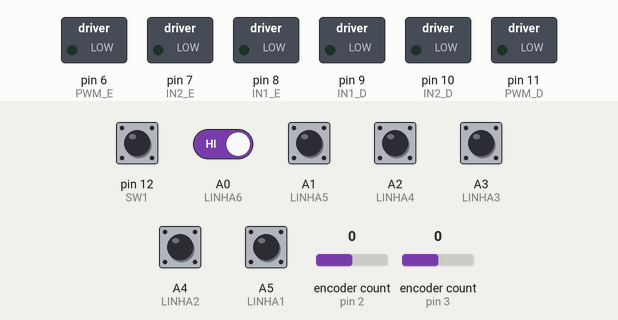
This sketch was run on a simulated Arduino Uno, built with avr-gcc and run on an emulated ATmega328P. On the bench: switched loads named in the sketch (green lamp = pin HIGH). The test bench sets the inputs (shaded band); at power-on: A0 (LINHA6), A1 (LINHA5), A2 (LINHA4), A3 (LINHA3), A4 (LINHA2), A5 (LINHA1) HIGH, pin 12 (SW1) LOW, encoder count (sensors on pin 2, pin 3) 0. Pins used as bus, display or sensor lines are not drawn; what the sketch prints to the serial monitor is not drawn.

Above: at 1.2 s.
1.3 s: pin 12 (SW1) pulled HIGH for 0.15 s
At 2.1 s:
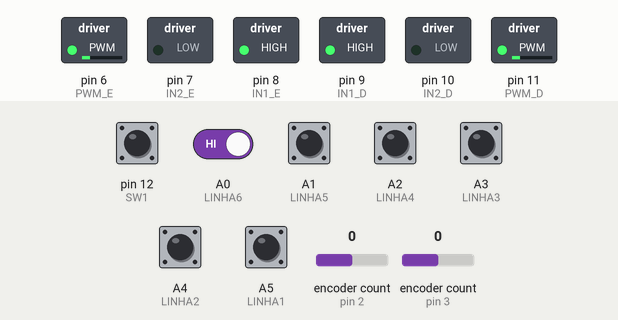
At 3.4 s:
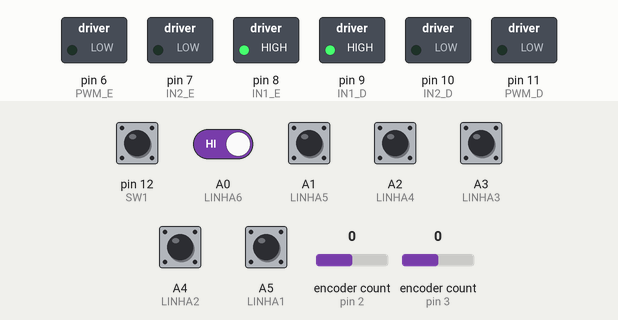
3.8 s: A0 (LINHA6) driven LOW
Timing chart, 0 to 6.8 s (numbered marks = the images above; inputs shaded):
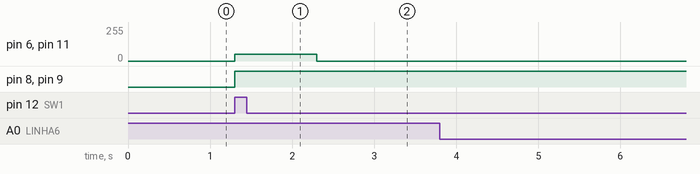

The sketch:

umart_ino_teste_robotracer.ino
```cpp
/**
 *****************************************************************
 * Arquivo  umart_ino_teste_robotracer.ino
 * Autor    Kleber Lima da Silva (kleber.ufu@hotmail.com)
 * Versão   V1.0.0
 * Data     19-Abril-2015
 * Resumo   Programa para teste do hardware do Robô uMaRT-INO no
 *         modo robotracer (seguidor de linha)
 *****************************************************************
 */

// Bibliotecas ---------------------------------------------------
#include <Encoder.h>

// Definição dos pinos no modo ROBOTRACER ------------------------
const int LINHA6 = A0;     // Sensor de linha 6 (esquerda)
const int LINHA5 = A1;     // Sensor de linha 5
const int LINHA4 = A2;     // Sensor de linha 4
const int LINHA3 = A3;     // Sensor de linha 3
const int LINHA2 = A4;     // Sensor de linha 2
const int LINHA1 = A5;     // Sensor de linha 1 (direita)
const int EMISSORES = 13;  // LEDs dos sensores de linha
const int LED1 = 0;        // LED1
const int LED2 = 1;        // LED2
const int B_ENC_E = 2;     // Encoder do motor esquerdo (sinal B)
const int A_ENC_D = 3;     // Encoder do motor direito (sinal A)
const int A_ENC_E = 4;     // Encoder do motor esquerdo (sinal A)
const int B_ENC_D = 5;     // Encoder do motor direito (sinal B)
const int PWM_E = 6;       // PWM do motor esquerdo
const int IN2_E = 7;       // IN2 da ponte H do motor esquerdo
const int IN1_E = 8;       // IN1 da ponte H do motor esquerdo
const int IN1_D = 9;       // IN1 da ponte H do motor direito
const int IN2_D = 10;      // IN2 da ponte H do motor direito
const int PWM_D = 11;      // PWM do motor direito
const int SW1 = 12;        // Botão SW1

// Configuração dos Encoders -------------------------------------
Encoder encoderEsquerda(B_ENC_E, A_ENC_E);
Encoder encoderDireita(A_ENC_D, B_ENC_D);

// Definição das constantes do programa --------------------------
#define LINHA LOW  // LOW: linha branca | HIGH: linha preta
#define INFINITO 255  // Para indicar que nenhum sensor leu linha


// Protótipos das funções ----------------------------------------
int lerSensoresLinha(void);
void setMotores(int pwm_esquerda, int pwm_direita);


// Inicialização dos pinos ---------------------------------------
void setup()
{
  pinMode(LINHA6, INPUT);
  pinMode(LINHA5, INPUT);
  pinMode(LINHA4, INPUT);
  pinMode(LINHA3, INPUT);
  pinMode(LINHA2, INPUT);
  pinMode(LINHA1, INPUT);
  pinMode(EMISSORES, OUTPUT);
  pinMode(LED1, OUTPUT);
  pinMode(LED2, OUTPUT);
  pinMode(PWM_E, OUTPUT);
  pinMode(IN1_E, OUTPUT);
  pinMode(IN2_E, OUTPUT);
  pinMode(PWM_D, OUTPUT);
  pinMode(IN1_D, OUTPUT);
  pinMode(IN2_D, OUTPUT);
  pinMode(SW1, INPUT);

  Serial.begin(9600);
}

// LOOP principal do programa ------------------------------------
void loop()
{
  int sensores;
  unsigned long t0;

  // Verifica a leitura dos sensores e mostra na "serial"
  sensores = lerSensoresLinha();
  if(sensores == INFINITO)
  {
    Serial.println("NENHUM sensor leu a linha");
  }
  else
  {
    Serial.print("Sensores de Linha: ");
    Serial.println(sensores);
  }

  // Atualiza a leitura dos encoders e mostra na "serial"
  Serial.println("Encoders: ");
  Serial.println(encoderEsquerda.read());
  Serial.println(encoderDireita.read());
  Serial.println();

  // Se o botão for pressionado: liga os motores por 1 segundo
  // .. ou aguarda 1 segundo sem fazer nada
  t0 = millis();
  while((millis() - t0) < 1000)
  {
    if(digitalRead(SW1) == HIGH)
    {
      setMotores(50, 50);
      delay(1000);
      setMotores(0, 0);
    }
  }
}


/* Função para leitura dos sensores de linha ---------------------
 * Retorna valores entre -30 e 30 (valores negativos indicam que
 * o robô precisa se deslocar para a esquerda)
 */
int lerSensoresLinha(void)
{
  int erro = 0, soma = 0, n = 0;
  unsigned long t0 = micros();

  // Habilita os emissores por 100 us
  digitalWrite(EMISSORES, HIGH);
  while((micros() - t0) < 100);

  // Realiza a leitura de todos os sensores de linha. Os sensores
  // das extremidades possuem peso maior. No final é realizada
  // a média ponderada
  if(digitalRead(LINHA1) == LINHA)
  {
    soma += -30;
    n++;
  }
  if(digitalRead(LINHA2) == LINHA)
  {
    soma += -20;
    n++;
  }
  if(digitalRead(LINHA3) == LINHA)
  {
    soma += -10;
    n++;
  }
  if(digitalRead(LINHA4) == LINHA)
  {
    soma += 10;
    n++;
  }
  if(digitalRead(LINHA5) == LINHA)
  {
    soma += 20;
    n++;
  }
  if(digitalRead(LINHA6) == LINHA)
  {
    soma += 30;
    n++;
  }

  // Desabilita os emissores
  digitalWrite(EMISSORES, LOW);

  // Retorna a média ou retorna a constante INFINITO indicando
  // que nenhum sensor leu linha
  if(n != 0) erro = soma / n;
  else erro = INFINITO;

  return erro;
}


/* Função para acionamento dos motores ---------------------------
 * pwm_esquerda e pwm_direita recebem valores entre -255 e 255
 * (valores negativos giram o respectivo motor para trás)
 */
void setMotores(int pwm_esquerda, int pwm_direita)
{
  if(pwm_esquerda < 0)
  {
    pwm_esquerda *= -1;

    digitalWrite(IN1_E, LOW);
    digitalWrite(IN2_E, HIGH);
  }
  else
  {
    digitalWrite(IN1_E, HIGH);
    digitalWrite(IN2_E, LOW);
  }

  if(pwm_direita < 0)
  {
    pwm_direita *= -1;

    digitalWrite(IN1_D, LOW);
    digitalWrite(IN2_D, HIGH);
  }
  else
  {
    digitalWrite(IN1_D, HIGH);
    digitalWrite(IN2_D, LOW);
  }

  if(pwm_esquerda > 255) pwm_esquerda = 255;
  if(pwm_direita > 255) pwm_direita = 255;

  analogWrite(PWM_E, pwm_esquerda);
  analogWrite(PWM_D, pwm_direita);
}
```

Measured:
- after the input at 1.3 s, pin 6 (PWM_E), pin 11 (PWM_D): 0/255 → 50/255 at once, → 0/255 1.0 s later; pin 8 (IN1_E), pin 9 (IN1_D): LOW → HIGH at once
- after the input at 3.8 s, every drawn part: stays the same
